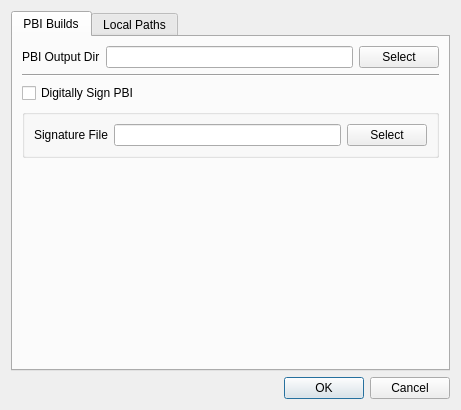
<?xml version="1.0" encoding="UTF-8"?>
<ui version="4.0">
 <class>PreferencesDialog</class>
 <widget class="QDialog" name="PreferencesDialog">
  <property name="geometry">
   <rect>
    <x>0</x>
    <y>0</y>
    <width>461</width>
    <height>381</height>
   </rect>
  </property>
  <property name="windowTitle">
   <string>EasyPBI Preferences</string>
  </property>
  <layout class="QVBoxLayout" name="verticalLayout">
   <item>
    <widget class="QTabWidget" name="tabWidget">
     <property name="tabPosition">
      <enum>QTabWidget::North</enum>
     </property>
     <property name="currentIndex">
      <number>0</number>
     </property>
     <widget class="QWidget" name="tab_pbi">
      <attribute name="icon">
       <iconset resource="EasyPBI.qrc">
        <normaloff>:/png/icons/pcbsd.png</normaloff>:/png/icons/pcbsd.png</iconset>
      </attribute>
      <attribute name="title">
       <string>PBI Builds</string>
      </attribute>
      <layout class="QVBoxLayout" name="verticalLayout_2">
       <item>
        <layout class="QHBoxLayout" name="horizontalLayout_4">
         <item>
          <widget class="QLabel" name="label_4">
           <property name="text">
            <string>PBI Output Dir</string>
           </property>
          </widget>
         </item>
         <item>
          <widget class="QLineEdit" name="line_pbioutdir">
           <property name="toolTip">
            <string>Local directory for built PBI's to be placed.</string>
           </property>
          </widget>
         </item>
         <item>
          <widget class="QPushButton" name="push_pbioutdir">
           <property name="toolTip">
            <string>Browse local system to select a PBI output directory</string>
           </property>
           <property name="text">
            <string>Select</string>
           </property>
          </widget>
         </item>
        </layout>
       </item>
       <item>
        <widget class="Line" name="line">
         <property name="orientation">
          <enum>Qt::Horizontal</enum>
         </property>
        </widget>
       </item>
       <item>
        <widget class="QCheckBox" name="check_signpbi">
         <property name="toolTip">
          <string>Digitally sign any PBI's that are created for tamper-evident distribution</string>
         </property>
         <property name="text">
          <string>Digitally Sign PBI</string>
         </property>
        </widget>
       </item>
       <item>
        <widget class="QGroupBox" name="groupBox_sig">
         <property name="title">
          <string/>
         </property>
         <layout class="QHBoxLayout" name="horizontalLayout_6">
          <item>
           <widget class="QLabel" name="label_5">
            <property name="text">
             <string>Signature File</string>
            </property>
           </widget>
          </item>
          <item>
           <widget class="QLineEdit" name="line_sigfile">
            <property name="toolTip">
             <string>Local file that contains the openssl key</string>
            </property>
           </widget>
          </item>
          <item>
           <widget class="QPushButton" name="push_sigfile">
            <property name="toolTip">
             <string>Browse for the openssl key file</string>
            </property>
            <property name="text">
             <string>Select</string>
            </property>
           </widget>
          </item>
         </layout>
        </widget>
       </item>
       <item>
        <spacer name="verticalSpacer">
         <property name="orientation">
          <enum>Qt::Vertical</enum>
         </property>
         <property name="sizeHint" stdset="0">
          <size>
           <width>20</width>
           <height>40</height>
          </size>
         </property>
        </spacer>
       </item>
      </layout>
     </widget>
     <widget class="QWidget" name="tab_utils">
      <attribute name="icon">
       <iconset resource="EasyPBI.qrc">
        <normaloff>:/png/icons/config.png</normaloff>:/png/icons/config.png</iconset>
      </attribute>
      <attribute name="title">
       <string>Local Paths</string>
      </attribute>
      <layout class="QVBoxLayout" name="verticalLayout_9">
       <item>
        <widget class="QGroupBox" name="group_exUtilities">
         <property name="title">
          <string>External Utilities</string>
         </property>
         <layout class="QVBoxLayout" name="verticalLayout_8">
          <item>
           <widget class="QFrame" name="frame_2">
            <property name="frameShape">
             <enum>QFrame::StyledPanel</enum>
            </property>
            <property name="frameShadow">
             <enum>QFrame::Raised</enum>
            </property>
            <layout class="QFormLayout" name="formLayout_2">
             <property name="fieldGrowthPolicy">
              <enum>QFormLayout::ExpandingFieldsGrow</enum>
             </property>
             <item row="0" column="0">
              <widget class="QLabel" name="label_7">
               <property name="text">
                <string>pbi_makeport</string>
               </property>
              </widget>
             </item>
             <item row="0" column="1">
              <layout class="QHBoxLayout" name="horizontalLayout_9">
               <item>
                <widget class="QLineEdit" name="line_makeport">
                 <property name="toolTip">
                  <string>Full path to the &quot;pbi_makeport&quot; binary</string>
                 </property>
                </widget>
               </item>
               <item>
                <widget class="QPushButton" name="push_makeport">
                 <property name="toolTip">
                  <string>Browse system for the local binary.</string>
                 </property>
                 <property name="text">
                  <string>Select</string>
                 </property>
                </widget>
               </item>
              </layout>
             </item>
             <item row="1" column="0">
              <widget class="QLabel" name="label_8">
               <property name="text">
                <string>pbi_create</string>
               </property>
              </widget>
             </item>
             <item row="1" column="1">
              <layout class="QHBoxLayout" name="horizontalLayout_10">
               <item>
                <widget class="QLineEdit" name="line_pbicreate">
                 <property name="toolTip">
                  <string>Full path to the &quot;pbi_create&quot; binary</string>
                 </property>
                </widget>
               </item>
               <item>
                <widget class="QPushButton" name="push_pbicreate">
                 <property name="toolTip">
                  <string>Browse system for the local binary.</string>
                 </property>
                 <property name="text">
                  <string>Select</string>
                 </property>
                </widget>
               </item>
              </layout>
             </item>
             <item row="2" column="0">
              <widget class="QLabel" name="label_9">
               <property name="text">
                <string>Switch User Utility</string>
               </property>
              </widget>
             </item>
             <item row="2" column="1">
              <layout class="QHBoxLayout" name="horizontalLayout_11">
               <item>
                <widget class="QLineEdit" name="line_suutility">
                 <property name="toolTip">
                  <string>Full path to the graphical &quot;switch user&quot; utility (pc-su, gksu, kdesu, qsu, etc..)</string>
                 </property>
                </widget>
               </item>
               <item>
                <widget class="QPushButton" name="push_suutility">
                 <property name="toolTip">
                  <string>Browse system for the local binary.</string>
                 </property>
                 <property name="text">
                  <string>Select</string>
                 </property>
                </widget>
               </item>
              </layout>
             </item>
             <item row="3" column="0">
              <widget class="QPushButton" name="push_resetutils">
               <property name="toolTip">
                <string>Have EasyPBI re-scan the system for available utilities.</string>
               </property>
               <property name="text">
                <string>Auto-Detect</string>
               </property>
              </widget>
             </item>
            </layout>
           </widget>
          </item>
         </layout>
        </widget>
       </item>
       <item>
        <widget class="QGroupBox" name="groupBox_2">
         <property name="title">
          <string>Default Search Paths</string>
         </property>
         <layout class="QVBoxLayout" name="verticalLayout_10">
          <item>
           <widget class="QFrame" name="frame_3">
            <property name="frameShape">
             <enum>QFrame::StyledPanel</enum>
            </property>
            <property name="frameShadow">
             <enum>QFrame::Raised</enum>
            </property>
            <layout class="QFormLayout" name="formLayout_4">
             <item row="0" column="0">
              <widget class="QLabel" name="label">
               <property name="text">
                <string>Modules</string>
               </property>
              </widget>
             </item>
             <item row="0" column="1">
              <layout class="QHBoxLayout" name="horizontalLayout">
               <item>
                <widget class="QLineEdit" name="line_moduledir">
                 <property name="toolTip">
                  <string>Default directory for all PBI modules to be created</string>
                 </property>
                </widget>
               </item>
               <item>
                <widget class="QPushButton" name="push_moduledir">
                 <property name="toolTip">
                  <string>Select a local directory for PBI modules.</string>
                 </property>
                 <property name="text">
                  <string>Select</string>
                 </property>
                </widget>
               </item>
              </layout>
             </item>
             <item row="1" column="0">
              <widget class="QLabel" name="label_2">
               <property name="text">
                <string>Resources</string>
               </property>
              </widget>
             </item>
             <item row="1" column="1">
              <layout class="QHBoxLayout" name="horizontalLayout_2">
               <item>
                <widget class="QLineEdit" name="line_icondir">
                 <property name="toolTip">
                  <string>Default directory to open when adding icons/files to a module</string>
                 </property>
                </widget>
               </item>
               <item>
                <widget class="QPushButton" name="push_icondir">
                 <property name="toolTip">
                  <string>Select a local directory.</string>
                 </property>
                 <property name="text">
                  <string>Select</string>
                 </property>
                </widget>
               </item>
              </layout>
             </item>
             <item row="2" column="0">
              <widget class="QLabel" name="label_10">
               <property name="text">
                <string>Default Icon</string>
               </property>
              </widget>
             </item>
             <item row="2" column="1">
              <layout class="QHBoxLayout" name="horizontalLayout_12">
               <item>
                <widget class="QLineEdit" name="line_defaulticon">
                 <property name="toolTip">
                  <string>Default PNG icon to use for PBI modules.</string>
                 </property>
                </widget>
               </item>
               <item>
                <widget class="QPushButton" name="push_defaulticon">
                 <property name="toolTip">
                  <string>Browse local system for a default PNG icon.</string>
                 </property>
                 <property name="text">
                  <string>Select</string>
                 </property>
                </widget>
               </item>
              </layout>
             </item>
            </layout>
           </widget>
          </item>
         </layout>
        </widget>
       </item>
       <item>
        <spacer name="verticalSpacer_3">
         <property name="orientation">
          <enum>Qt::Vertical</enum>
         </property>
         <property name="sizeHint" stdset="0">
          <size>
           <width>20</width>
           <height>40</height>
          </size>
         </property>
        </spacer>
       </item>
      </layout>
     </widget>
    </widget>
   </item>
   <item>
    <widget class="QDialogButtonBox" name="buttonBox">
     <property name="orientation">
      <enum>Qt::Horizontal</enum>
     </property>
     <property name="standardButtons">
      <set>QDialogButtonBox::Cancel|QDialogButtonBox::Ok</set>
     </property>
     <property name="centerButtons">
      <bool>false</bool>
     </property>
    </widget>
   </item>
  </layout>
 </widget>
 <resources>
  <include location="EasyPBI.qrc"/>
 </resources>
 <connections>
  <connection>
   <sender>buttonBox</sender>
   <signal>accepted()</signal>
   <receiver>PreferencesDialog</receiver>
   <slot>accept()</slot>
   <hints>
    <hint type="sourcelabel">
     <x>248</x>
     <y>254</y>
    </hint>
    <hint type="destinationlabel">
     <x>157</x>
     <y>274</y>
    </hint>
   </hints>
  </connection>
  <connection>
   <sender>buttonBox</sender>
   <signal>rejected()</signal>
   <receiver>PreferencesDialog</receiver>
   <slot>reject()</slot>
   <hints>
    <hint type="sourcelabel">
     <x>316</x>
     <y>260</y>
    </hint>
    <hint type="destinationlabel">
     <x>286</x>
     <y>274</y>
    </hint>
   </hints>
  </connection>
 </connections>
</ui>
